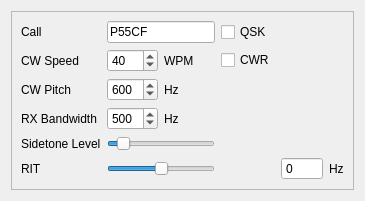
            <widget class="QWidget" name="stationTab">
             <property name="focusPolicy">
              <enum>Qt::TabFocus</enum>
             </property>
             <property name="accessibleName">
              <string>Station tab</string>
             </property>
             <property name="accessibleDescription">
              <string>Station information input</string>
             </property>
             <attribute name="title">
              <string>Station</string>
             </attribute>
             <layout class="QVBoxLayout" name="verticalLayout_3">
              <item>
               <widget class="QFrame" name="frame_4">
                <property name="frameShape">
                 <enum>QFrame::StyledPanel</enum>
                </property>
                <property name="frameShadow">
                 <enum>QFrame::Raised</enum>
                </property>
                <layout class="QGridLayout" name="gridLayout_2">
                 <item row="3" column="1">
                  <widget class="QSpinBox" name="bandwidthSpinBox">
                   <property name="focusPolicy">
                    <enum>Qt::StrongFocus</enum>
                   </property>
                   <property name="toolTip">
                    <string>Receiver bandwidth</string>
                   </property>
                   <property name="accessibleName">
                    <string>Bandwidth</string>
                   </property>
                   <property name="accessibleDescription">
                    <string>Sets Receiver bandwidth</string>
                   </property>
                   <property name="minimum">
                    <number>100</number>
                   </property>
                   <property name="maximum">
                    <number>600</number>
                   </property>
                   <property name="singleStep">
                    <number>50</number>
                   </property>
                   <property name="value">
                    <number>500</number>
                   </property>
                  </widget>
                 </item>
                 <item row="3" column="2">
                  <widget class="QLabel" name="hzBandwidthLabel">
                   <property name="text">
                    <string>Hz</string>
                   </property>
                  </widget>
                 </item>
                 <item row="2" column="2">
                  <widget class="QLabel" name="hzPitchLabel">
                   <property name="text">
                    <string>Hz</string>
                   </property>
                  </widget>
                 </item>
                 <item row="4" column="0">
                  <widget class="QLabel" name="monitorLabel">
                   <property name="text">
                    <string>Sidetone Level</string>
                   </property>
                  </widget>
                 </item>
                 <item row="1" column="1">
                  <widget class="QSpinBox" name="wpmSpinBox">
                   <property name="focusPolicy">
                    <enum>Qt::StrongFocus</enum>
                   </property>
                   <property name="toolTip">
                    <string>Sending speed</string>
                   </property>
                   <property name="accessibleName">
                    <string>CW Speed</string>
                   </property>
                   <property name="accessibleDescription">
                    <string>Sets initial CW speed in words per minute</string>
                   </property>
                   <property name="minimum">
                    <number>10</number>
                   </property>
                   <property name="value">
                    <number>40</number>
                   </property>
                  </widget>
                 </item>
                 <item row="5" column="0">
                  <widget class="QLabel" name="ritLabel">
                   <property name="text">
                    <string>RIT</string>
                   </property>
                  </widget>
                 </item>
                 <item row="5" column="1" colspan="2">
                  <widget class="QSlider" name="ritSlider">
                   <property name="focusPolicy">
                    <enum>Qt::TabFocus</enum>
                   </property>
                   <property name="toolTip">
                    <string>Receiver incremental tuning</string>
                   </property>
                   <property name="accessibleName">
                    <string>RIT</string>
                   </property>
                   <property name="accessibleDescription">
                    <string>Receiver incremental tuning (RIT)</string>
                   </property>
                   <property name="minimum">
                    <number>-1000</number>
                   </property>
                   <property name="maximum">
                    <number>1000</number>
                   </property>
                   <property name="singleStep">
                    <number>25</number>
                   </property>
                   <property name="pageStep">
                    <number>105</number>
                   </property>
                   <property name="orientation">
                    <enum>Qt::Horizontal</enum>
                   </property>
                  </widget>
                 </item>
                 <item row="2" column="0">
                  <widget class="QLabel" name="pitchLabel">
                   <property name="text">
                    <string>CW Pitch</string>
                   </property>
                  </widget>
                 </item>
                 <item row="1" column="2">
                  <widget class="QLabel" name="wpmLabel">
                   <property name="text">
                    <string>WPM</string>
                   </property>
                  </widget>
                 </item>
                 <item row="3" column="0">
                  <widget class="QLabel" name="bandwidthLabel">
                   <property name="text">
                    <string>RX Bandwidth</string>
                   </property>
                  </widget>
                 </item>
                 <item row="0" column="1" colspan="2">
                  <widget class="QLineEdit" name="callLine">
                   <property name="focusPolicy">
                    <enum>Qt::WheelFocus</enum>
                   </property>
                   <property name="toolTip">
                    <string>My call</string>
                   </property>
                   <property name="accessibleName">
                    <string>My call</string>
                   </property>
                   <property name="accessibleDescription">
                    <string>My call</string>
                   </property>
                   <property name="text">
                    <string>P55CF</string>
                   </property>
                  </widget>
                 </item>
                 <item row="2" column="1">
                  <widget class="QSpinBox" name="pitchSpinBox">
                   <property name="focusPolicy">
                    <enum>Qt::StrongFocus</enum>
                   </property>
                   <property name="toolTip">
                    <string>Sidetone pitch</string>
                   </property>
                   <property name="accessibleName">
                    <string>Pitch</string>
                   </property>
                   <property name="accessibleDescription">
                    <string>Sidetone pitch</string>
                   </property>
                   <property name="minimum">
                    <number>300</number>
                   </property>
                   <property name="maximum">
                    <number>900</number>
                   </property>
                   <property name="singleStep">
                    <number>50</number>
                   </property>
                   <property name="value">
                    <number>600</number>
                   </property>
                  </widget>
                 </item>
                 <item row="1" column="3">
                  <widget class="QCheckBox" name="cwReverseCheck">
                   <property name="focusPolicy">
                    <enum>Qt::TabFocus</enum>
                   </property>
                   <property name="toolTip">
                    <string>CW Reverse</string>
                   </property>
                   <property name="accessibleName">
                    <string>CW Reverse</string>
                   </property>
                   <property name="accessibleDescription">
                    <string>CW Reverse</string>
                   </property>
                   <property name="text">
                    <string>CWR</string>
                   </property>
                  </widget>
                 </item>
                 <item row="0" column="3">
                  <widget class="QCheckBox" name="qskCheck">
                   <property name="focusPolicy">
                    <enum>Qt::TabFocus</enum>
                   </property>
                   <property name="toolTip">
                    <string>Full break in</string>
                   </property>
                   <property name="accessibleName">
                    <string>QSK</string>
                   </property>
                   <property name="accessibleDescription">
                    <string>Full break in</string>
                   </property>
                   <property name="text">
                    <string>QSK</string>
                   </property>
                  </widget>
                 </item>
                 <item row="1" column="0">
                  <widget class="QLabel" name="speedLabel">
                   <property name="text">
                    <string>CW Speed</string>
                   </property>
                  </widget>
                 </item>
                 <item row="4" column="1" colspan="2">
                  <widget class="QSlider" name="monitorSlider">
                   <property name="focusPolicy">
                    <enum>Qt::TabFocus</enum>
                   </property>
                   <property name="toolTip">
                    <string>Sidetone audio level</string>
                   </property>
                   <property name="accessibleName">
                    <string>Sidetone level</string>
                   </property>
                   <property name="accessibleDescription">
                    <string>Sidteone level</string>
                   </property>
                   <property name="value">
                    <number>10</number>
                   </property>
                   <property name="orientation">
                    <enum>Qt::Horizontal</enum>
                   </property>
                  </widget>
                 </item>
                 <item row="5" column="5">
                  <widget class="QLabel" name="hzRitLabel">
                   <property name="text">
                    <string>Hz</string>
                   </property>
                  </widget>
                 </item>
                 <item row="5" column="4">
                  <widget class="QSpinBox" name="ritSpinBox">
                   <property name="focusPolicy">
                    <enum>Qt::NoFocus</enum>
                   </property>
                   <property name="toolTip">
                    <string>RIT value in Hz</string>
                   </property>
                   <property name="accessibleName">
                    <string>RIT value</string>
                   </property>
                   <property name="accessibleDescription">
                    <string>RIT value in Hz</string>
                   </property>
                   <property name="buttonSymbols">
                    <enum>QAbstractSpinBox::NoButtons</enum>
                   </property>
                   <property name="minimum">
                    <number>-1000</number>
                   </property>
                   <property name="maximum">
                    <number>1000</number>
                   </property>
                   <property name="singleStep">
                    <number>25</number>
                   </property>
                  </widget>
                 </item>
                 <item row="0" column="0">
                  <widget class="QLabel" name="callLabel">
                   <property name="text">
                    <string>Call</string>
                   </property>
                  </widget>
                 </item>
                </layout>
               </widget>
              </item>
             </layout>
            </widget>
